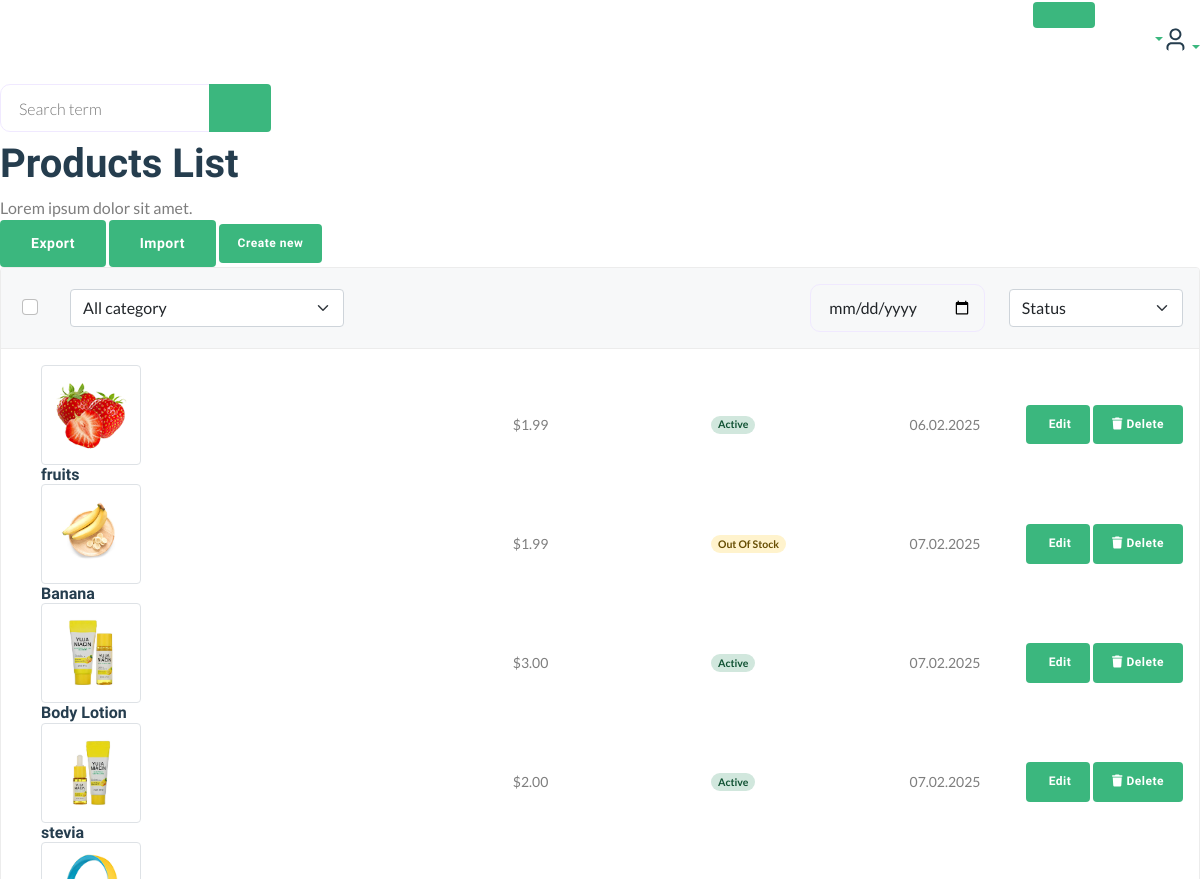
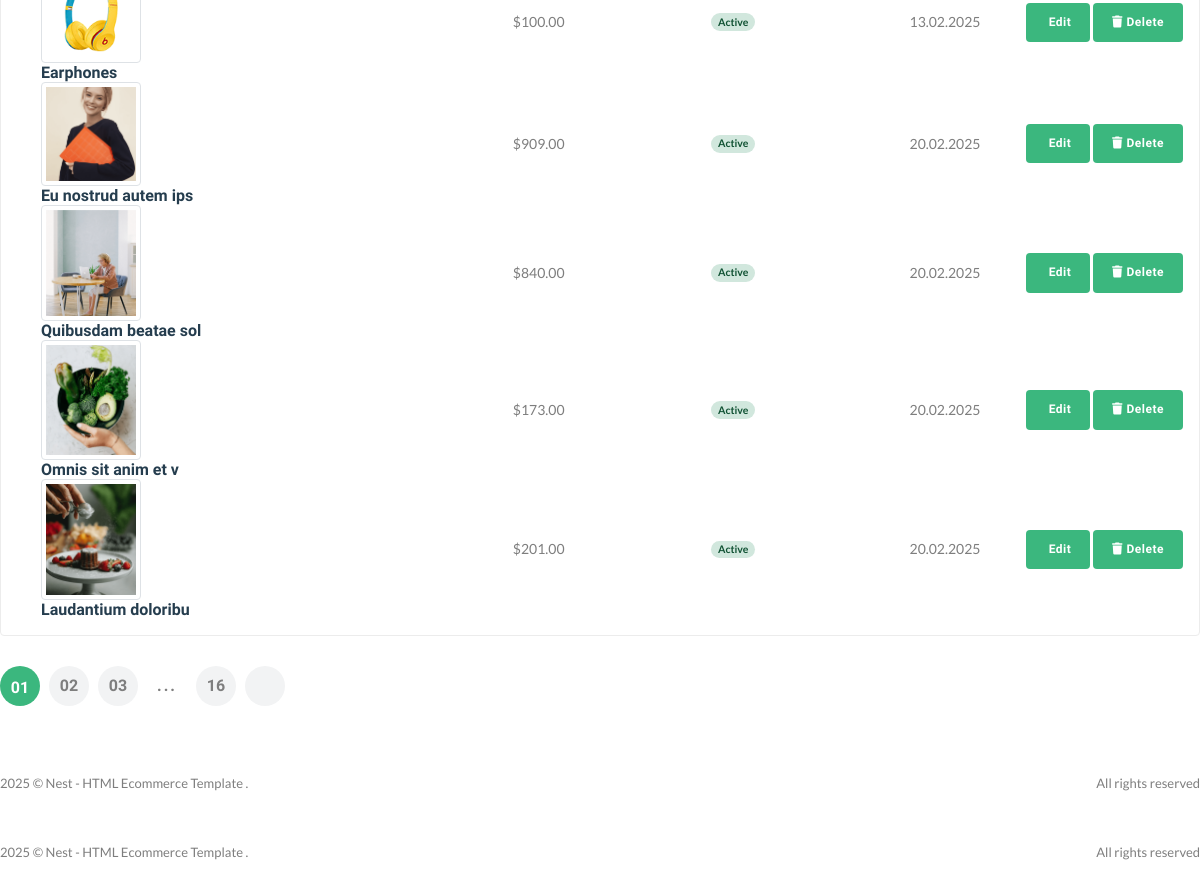
The page /useradmin/products/ (lower part) on the database as committed earlier (2 pictures, top to bottom).
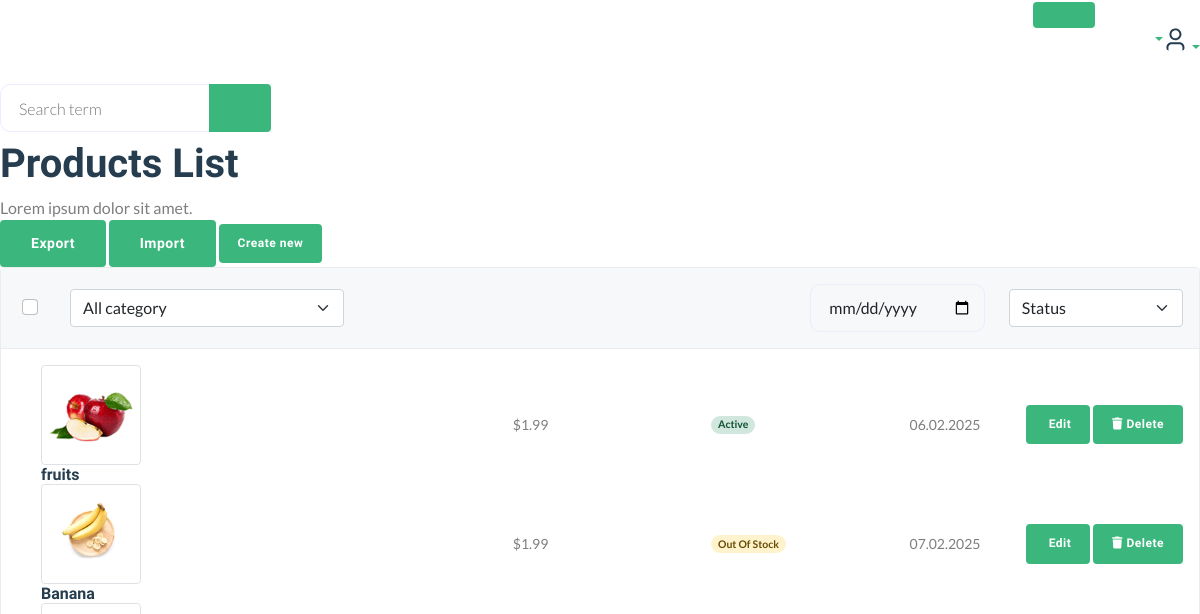
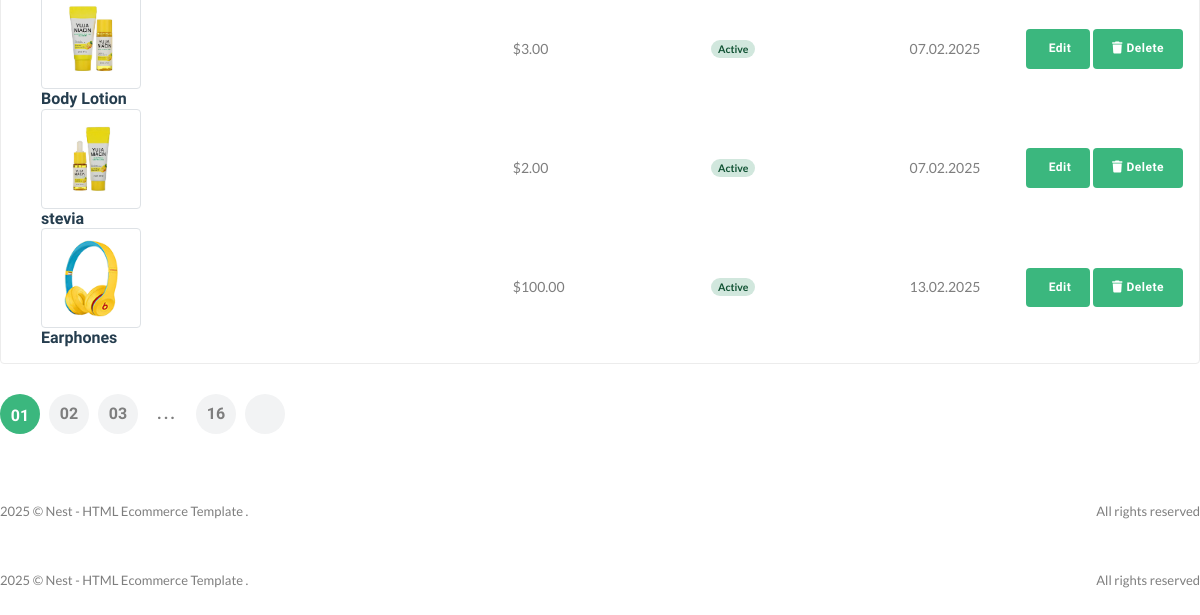
The same page on the database as committed later (2 pictures, top to bottom).
### core/models.py (models this page shows, shortened)
class Product(models.Model):
    pid = ShortUUIDField(max_length=20, length=10,unique=True,alphabet='abcdefghij1234567890')
    title = models.CharField(max_length=100,default='this is the prod title')
    vendor = models.ForeignKey(Vendor, on_delete=models.SET_NULL,null=True,related_name='products')
    image = models.ImageField(upload_to=user_directory_path,default='product.jpg')
    description = RichTextUploadingField(default='This is the product',null=True,blank=True)
    user = models.ForeignKey(User, on_delete=models.SET_NULL, null=True)
    category = models.ForeignKey(Category, on_delete=models.SET_NULL, null=True, related_name='products')
    price = models.DecimalField(max_digits=999999,decimal_places=2,default='1.99')
    old_price = models.DecimalField(max_digits=999999,decimal_places=2,default='1.99')
    specifications = RichTextUploadingField(null=True,blank=True)
    type= models.CharField(max_length=100,default='Organic',null=True,blank=True)
    mfd=models.DateTimeField(auto_now_add=False,null=True,blank=True)
    stock_count = models.CharField(max_length=100,default='10',null=True,blank=True)
    life=models.CharField(max_length=100,default='100 days',null=True,blank=True)
    tags = TaggableManager(blank=True)
    product_status= models.CharField(choices=STATUS,max_length=10,default="in_review")
    status = models.BooleanField(default=True)
    in_stock = models.BooleanField(default=True)
    featured = models.BooleanField(default=False)
    digital = models.BooleanField(default=False)
    sku = ShortUUIDField(max_length=10,length=4,unique=True,prefix='sku',alphabet='1234567890')
    date = models.DateTimeField(auto_now_add=True)
    updated = models.DateTimeField(null=True,blank=True)
    class Meta:
        verbose_name_plural = 'Products'

### useradmin/views.py (the view)
# urls.py: path('products/',views.product_list_view,name='product-list'),
def products(request):
    products = Product.objects.all()
    category=Category.objects.all()
    context={
        'products':products,
        'category':category
    }
    return render(request,'useradmin/products.html',context)

### core/context_processor.py (called while the page is built)
def default(request):
    categories = Category.objects.all()
    products = Product.objects.all()
    vendors = Vendor.objects.all()
    min_max_price = Product.objects.aggregate(min_price=Min('price'),max_price=Max('price'))
    try:
          address = Address.objects.get(user=request.user)
    except:
         address=None
    try:
         wishlist = Wishlist.objects.filter(user=request.user)
    except:
          wishlist=None
          messages.warning(request,'You need to login before adding products to wishlist')
    return {
         'categories':categories,
         'address':address,
         'vendors':vendors,
         'min_max_price':min_max_price,
         'wishlist':wishlist
    }

### templates/useradmin/products.html (shortened to what this page needs)
{%extends 'useradmin/base.html'%}
{%load static%}
{%block content%}
        <main class="main-wrap" id='product-list'>
            <header class="main-header navbar">
                <div class="col-search">
                    <form class="searchform">
                        <div class="input-group">
                            <input list="search_terms" type="text" class="form-control" placeholder="Search term" />
                            <button class="btn btn-light bg" type="button"></button>
                        </div>
                    </form>
                </div>
            </header>
            <section class="content-main">
                <div class="content-header">
                    <div>
                        <h2 class="content-title card-title">Products List</h2>
                        <p>Lorem ipsum dolor sit amet.</p>
                    </div>
                    <div>
                        <a href="#" class="btn btn-light rounded font-md">Export</a>
                        <a href="#" class="btn btn-light rounded font-md">Import</a>
                        <a href="{%url 'useradmin:add_product'%}" class="btn btn-primary btn-sm rounded">Create new</a>
                    </div>
                </div>
                <div class="card mb-4">
                    <header class="card-header">
                        <div class="row align-items-center">
                            <div class="col col-check flex-grow-0">
                                <div class="form-check ms-2">
                                    <input class="form-check-input" type="checkbox" value="" />
                                </div>
                            </div>
                            <div class="col-md-3 col-12 me-auto mb-md-0 mb-3">
                                <select class="form-select">
                                    <option selected>All category</option>
                                </select>
                            </div>
                            <div class="col-md-2 col-6">
                                <input type="date" value="02.05.2021" class="form-control" />
                            </div>
                            <div class="col-md-2 col-6">
                                <select class="form-select">
                                    <option selected>Status</option>
                                </select>
                            </div>
                        </div>
                    </header>
                    <div class="card-body">
                        {%for p in products%}
                        <article class="itemlist">
                            <div class="row align-items-center">
                                <div class="col-lg-4 col-sm-4 col-8 flex-grow-1 col-name">
                                    <a class="itemside" href="#">
                                        <div class="left">
                                            <img src="{{p.image.url}}" class="img-sm img-thumbnail" width='100px' height='100px' alt="Item" />
                                        </div>
                                        <div class="info">
                                            <h6 class="mb-0">{{p.title}}</h6>
                                        </div>
                                    </a>
                                </div>
                                <div class="col-lg-2 col-sm-2 col-4 col-price"><span>${{p.price|floatformat:2}}</span></div>
                                <div class="col-lg-2 col-sm-2 col-4 col-status">
                                    {%if p.in_stock == True%}
                                    <span class="badge rounded-pill alert-success">Active</span>
                                    {%else%}
                                    <span class="badge rounded-pill alert-warning">Out Of Stock</span>
                                    {%endif%}
                                </div>
                                <div class="col-lg-1 col-sm-2 col-4 col-date">
                                    <span>{{p.date|date:'d.m.Y'}}</span>
                                </div>
                                <div class="col-lg-2 col-sm-2 col-4 col-action text-end">
                                    <a href="{%url 'useradmin:edit_product' p.pid%}" class="btn btn-sm font-sm rounded btn-brand">  Edit </a>
                                    <button id='delete-button' class="btn btn-sm font-sm btn-light rounded" data-button-id='{{p.id}}'> <i class="fas fa-trash"></i> Delete </button>
                                </div>
                            </div>
                        </article>
                        {%endfor%}
                    </div>
                </div>
                <div class="pagination-area mt-30 mb-50">
                    <nav aria-label="Page navigation example">
                        <ul class="pagination justify-content-start">
                            <li class="page-item active"><a class="page-link" href="#">01</a></li>
                            <li class="page-item"><a class="page-link" href="#">02</a></li>
                            <li class="page-item"><a class="page-link" href="#">03</a></li>
                            <li class="page-item"><a class="page-link dot" href="#">...</a></li>
                            <li class="page-item"><a class="page-link" href="#">16</a></li>
                            <li class="page-item">
                                <a class="page-link" href="#"></a>
                            </li>
                        </ul>
                    </nav>
                </div>
            </section>
            <footer class="main-footer font-xs">
                <div class="row pb-30 pt-15">
                    <div class="col-sm-6">
                        &copy; Nest - HTML Ecommerce Template .
                    </div>
                    <div class="col-sm-6">
                        <div class="text-sm-end">All rights reserved</div>
                    </div>
                </div>
            </footer>
        </main>
    {%endblock content%}

### templates/useradmin/base.html (shortened to what this page needs)
{%load static%}
<html lang="en">
<head>
    <link href="{%static 'assets/css/main.css' %}" rel="stylesheet" />
    <link rel="stylesheet" href="https://cdnjs.cloudflare.com/ajax/libs/font-awesome/6.5.1/css/all.min.css">
</head>
<body>
     <main class="main-wrap">
        <header class="main-header navbar">
            <div class="col-nav">
                <button class="btn btn-icon btn-mobile me-auto" data-trigger="#offcanvas_aside"></button>
                <ul class="nav">
                    <li class="nav-item">
                        <a class="nav-link btn-icon" href="#">
                                <span class="badge rounded-pill">3</span>
                            </a>
                    </li>
                    <li class="nav-item">
                        <a class="nav-link btn-icon darkmode" href="#">  </a>
                    </li>
                    <li class="nav-item">
                        <a href="#" class="requestfullscreen nav-link btn-icon"></a>
                    </li>
                    <li class="dropdown nav-item">
                        <a class="dropdown-toggle" data-bs-toggle="dropdown" href="#" id="dropdownLanguage" aria-expanded="false"></a>
                    </li>
                    <li class="dropdown nav-item">
                        <a class="dropdown-toggle" data-bs-toggle="dropdown" href="#" id="dropdownAccount" aria-expanded="false"> <img class="img-xs rounded-circle" src="{% static 'assets/imgs/theme/icons/icon-user.svg' %}" alt="User" /></a>
                    </li>
                </ul>
            </div>
        </header>
        {%block content%}
        {%endblock content%}
        <footer class="main-footer font-xs">
            <div class="row pb-30 pt-15">
                <div class="col-sm-6">
                    &copy; Nest - HTML Ecommerce Template .
                </div>
                <div class="col-sm-6">
                    <div class="text-sm-end">All rights reserved</div>
                </div>
            </div>
        </footer>
    </main>
<link rel="stylesheet" type="text/css" href="https://cdn.jsdelivr.net/npm/slick-carousel/slick/slick.css"/>
</body>
</html>

Rows that differ between the two databases and show on the page:
removed Product: image (picture), title "Eu nostrud autem ips", price "909.00", in_stock "Active", date "20.02.2025"
removed Product: image (picture), title "Quibusdam beatae sol", price "840.00", in_stock "Active", date "20.02.2025"
removed Product: image (picture), title "Omnis sit anim et v", price "173.00", in_stock "Active", date "20.02.2025"
removed Product: image (picture), title "Laudantium doloribu", price "201.00", in_stock "Active", date "20.02.2025"
changed Product "fruits": image: a different picture
